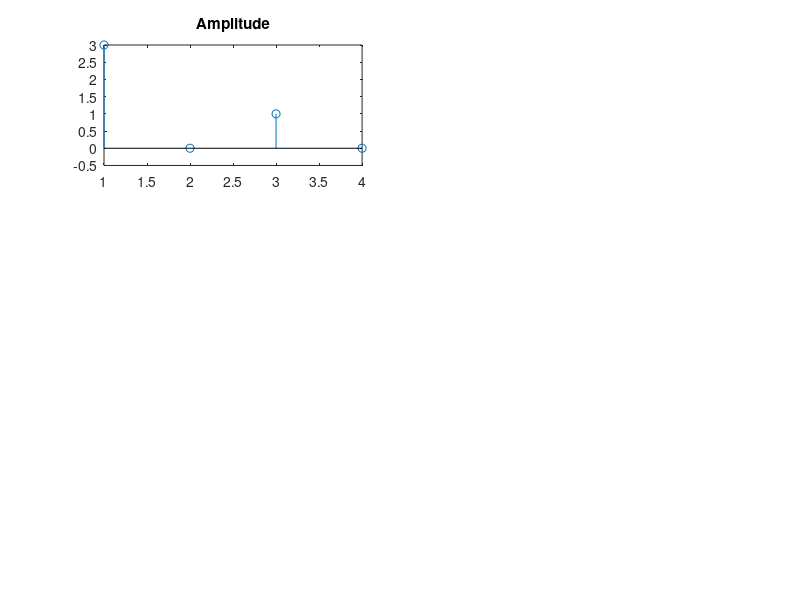

MATLAB code to generate this figure: (Note: this script raises an error after producing the figure.)

x=[1 1 1 0];
N=length(x);

X=zeros(1,N);
for k=1:N
    sum=0;
    for n=1:N
        sum=sum+x(n)*exp(-1i*2*pi*(k-1)*(n-1)/N);
    end
    X(k)=sum;
end
X
subplot(321);
stem(X);
title('Amplitude');
p=abs(phase(X));
subplot(322);
stem(p);
title('Phase');
